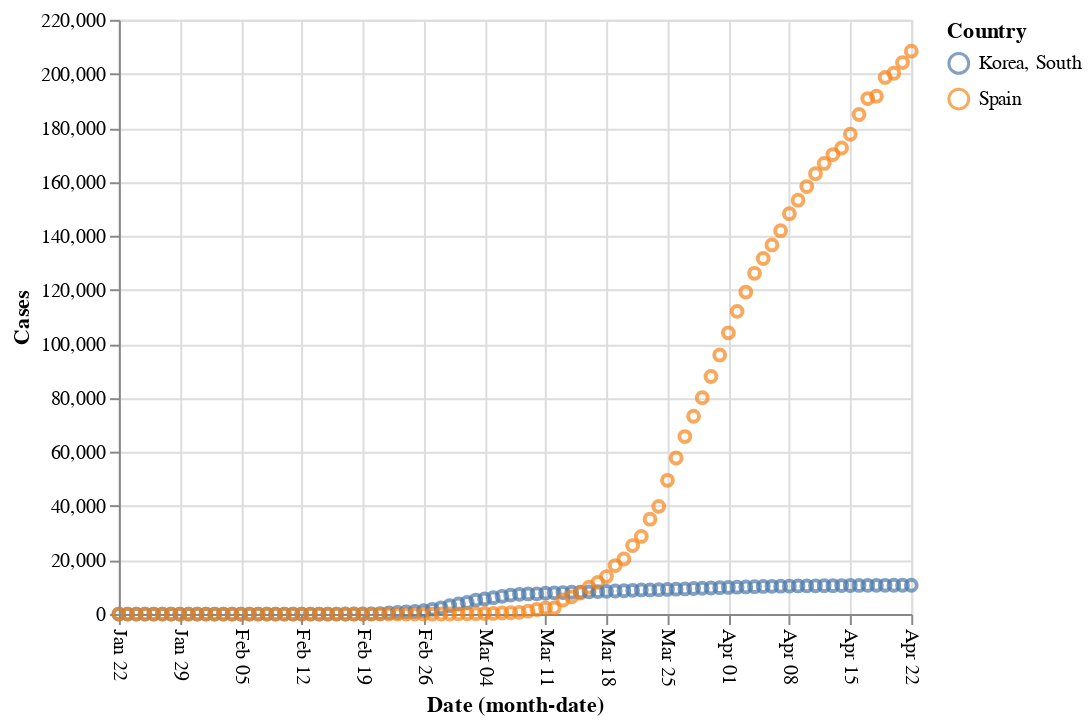

The notebook cell saved with this chart:
### Code cell
alt.Chart(covid19[covid19.Country.isin(['Spain',
                                        'Korea, South'])]
         ).mark_point().encode(x=alt.X('monthdate(Date)', 
                                                  axis=alt.Axis(labelAngle=90)), 
                                         y='Cases', color='Country')

### Figure 1 — Vega-Lite specification as saved in the notebook (floating-point values rounded to 4 significant figures; data arrays with more than 128 entries replaced by an {"elided": "..."} marker saying what was removed)
{"config": {"view": {"continuousWidth": 400, "continuousHeight": 300}}, "data": {"name": "data-d9ce3c31469c3064183c68891b052656"}, "mark": "point", "encoding": {"color": {"type": "nominal", "field": "Country"}, "x": {"type": "temporal", "axis": {"labelAngle": 90}, "field": "Date", "timeUnit": "monthdate"}, "y": {"type": "quantitative", "field": "Cases"}}, "$schema": "https://vega.github.io/schema/vega-lite/v4.0.2.json", "datasets": {"data-d9ce3c31469c3064183c68891b052656": {"elided": "184 records"}}}
